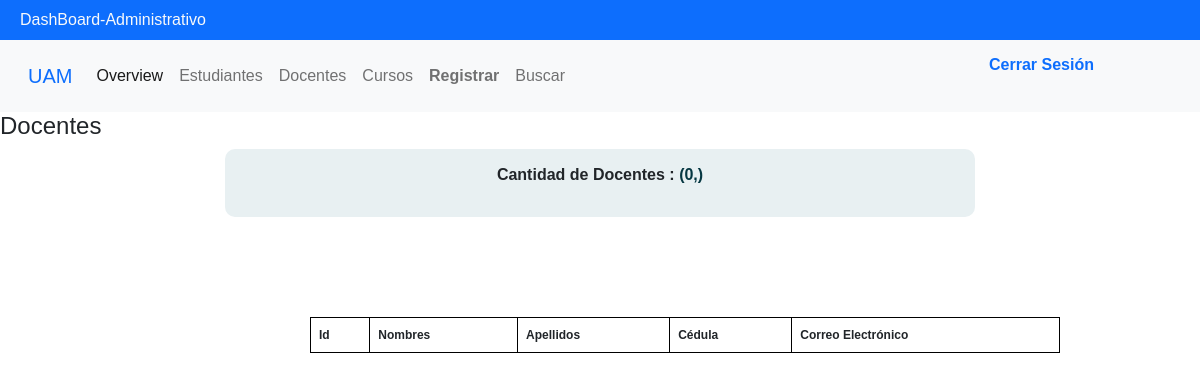
Page /DashBoard-Administrativo/docentes on the earlier database version.
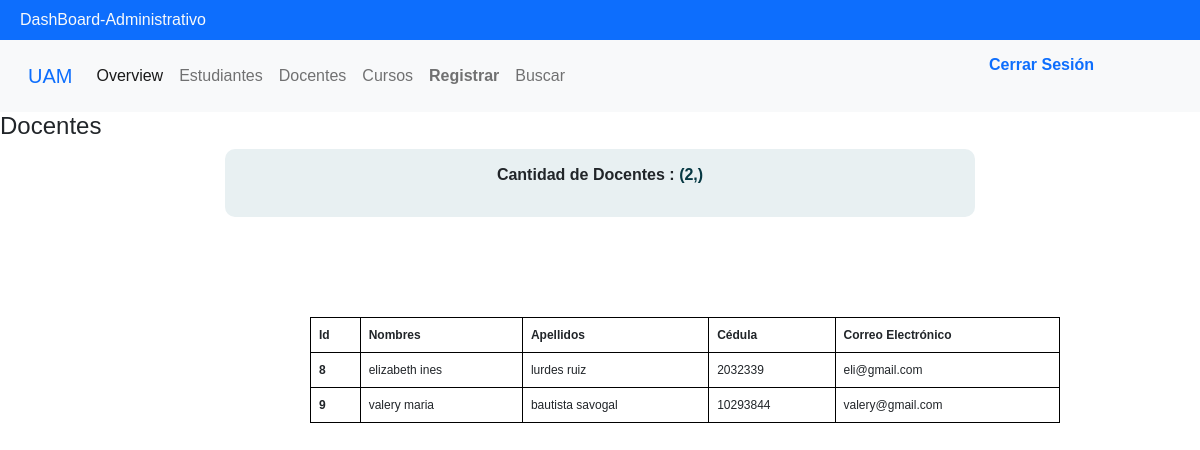
Same page on the later database version.
### tables this page shows
CREATE TABLE Usuarios (idUsuario INTEGER PRIMARY KEY AUTOINCREMENT UNIQUE, codUsuario VARCHAR (10) UNIQUE NOT NULL, primerNombre TEXT (11) NOT NULL, segundoNombre TEXT (11) NOT NULL, primerApellido TEXT (12) NOT NULL, segundoApellido TEXT (12) NOT NULL, email TEXT NOT NULL, clave VARCHAR (15) NOT NULL, idTipoUsuario INT REFERENCES Tipo_Usuarios (idTipoUsuario) NOT NULL);

### app.py (the view)
@app.route('/DashBoard-Administrativo/docentes',methods=['GET','POST'])
def docentes():
    cantDoc = usersControllers.cantUsers1()
    users = usersControllers.getUsers1()
    data = {
        "cant": cantDoc,
        "users": users
    }
    return render_template('docentes.html',docente=data)

### db.py (called while the page is built)
def get_db():
    try:
        g.db = sqlite3.connect("baseDeDatos.db")
        return g.db
    except Error:
        print(Error)

### usersControllers.py (called while the page is built)
def getUsers1():
    connect = get_db()
    cursor = connect.cursor()
    sql = " SELECT idUsuario, primerNombre, segundoNombre, primerApellido, segundoApellido, codUsuario, email FROM Usuarios WHERE idTipoUsuario = 2"
    cursor.execute(sql)
    users = cursor.fetchall()
    return users

def cantUsers1():
    connect = get_db()
    cursor = connect.cursor()
    sql = " SELECT COUNT(*) FROM Usuarios WHERE idTipoUsuario = 2; "
    cursor.execute(sql)
    users = cursor.fetchone()
    return users

### templates/docentes.html
{% extends "base.html" %}
{% block contenido %}
<head>
    <link rel="stylesheet" href="{{  url_for('static',  filename='css/styleTabs.css')  }}">
</head>
<header>
    <h4>Docentes</h4>
</header>
    <div id='contador'>
    <p>
        <b>    Cantidad de Docentes : <span style="color:#053742;text-decoration:none">{{ docente["cant"] }}</span> </b><br>
    </p>
    </div>
    <table class="table table-bordered">
        <thead>
          <tr>
            <th scope="col">Id</th>
            <th scope="col">Nombres</th>
            <th scope="col">Apellidos</th>
            <th scope="col">Cédula</th>
            <th scope="col">Correo Electrónico</th>
          </tr>
        </thead>
        <tbody>
          {% for usuario in docente.users %}
          <tr>
            <th scope="row">{{ usuario[0] }}</th>
            <td>{{ usuario[1] }} {{ usuario[2] }}</td>
            <td>{{ usuario[3] }} {{ usuario[4] }}</td>
            <td>{{ usuario[5] }}</td>
            <td>{{ usuario[6] }}</td>
          </tr>
        {% endfor %}
        </tbody>
      </table>
    {% endblock %}

Differences in the rows shown:
added Usuarios: idUsuario "8", primerNombre "elizabeth", segundoNombre "ines", primerApellido "lurdes", segundoApellido "ruiz", codUsuario "2032339", email "eli@gmail.com"
added Usuarios: idUsuario "9", primerNombre "valery", segundoNombre "maria", primerApellido "bautista", segundoApellido "savogal", codUsuario "10293844", email "valery@gmail.com"
Other differences:
{{ docente["cant"] }}: "(0,)" → "(2,)"
